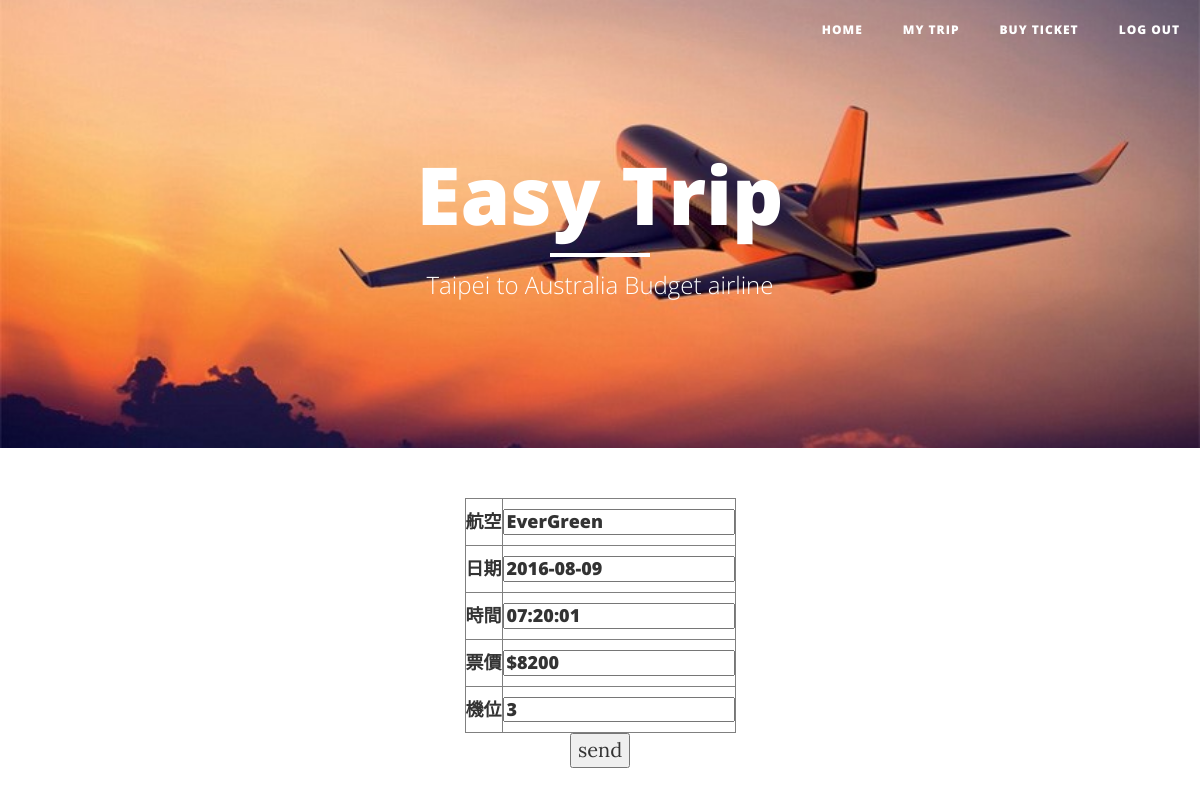
/updateData.php?no=2 (signed in), run on the app's committed database.
### tables this page shows
CREATE TABLE `product` (
  `no` int(11) NOT NULL,
  `company` varchar(20) NOT NULL,
  `date` date NOT NULL,
  `time` time NOT NULL,
  `quantity` int(11) NOT NULL,
  `price` varchar(10) NOT NULL
);

### updateData.php (the view, shortened to what this page needs)
<html>
<head>
</head>
<body>
<?php
$no = $_GET["no"];
include('header.php');
$getSQL = "SELECT * FROM `product` WHERE `no`='" . $no . "'";
$result = mysql_query($getSQL);
$row = mysql_fetch_assoc($result);
?>
<center>
<form action="updateToSQL.php" method="post">
<table border="1">
	<tr>
		<td>
		<h4>航空</h4>
		</td>
		<td>
			<h4><input type="text" name="company" value="<?php echo $row["company"] ?>"/></h4>
		</td>
	</tr>
	<tr>
		<td>
		<h4>日期</h4>
		</td>
		<td>
			<h4><input type="text" name="date" value="<?php echo $row["date"] ?>" /></h4>
		</td>
	</tr>
	<tr>
		<td>
		<h4>時間</h4>
		</td>
		<td>
			<h4><input type="text" name="time" value="<?php echo $row["time"] ?>" /></h4>
		</td>
	</tr>
	<tr>
		<td>
		<h4>票價</h4>
		</td>
		<td>
			<h4><input type="text" name="price" value="<?php echo $row["price"] ?>"/></h4>
		</td>
	</tr>
	<tr>
		<td>
		<h4>機位</h4>
		</td>
		<td>
			<h4><input type="text" name="quantity" value="<?php echo $row["quantity"] ?>"/></h4>
		</td>
	</tr>
	</table>
	<button type="submit">send</button>
	</form>
</center>
</body>

### data on the page
product: company "EverGreen", date "2016-08-09", time "07:20:01", price "$8200", quantity "3"
